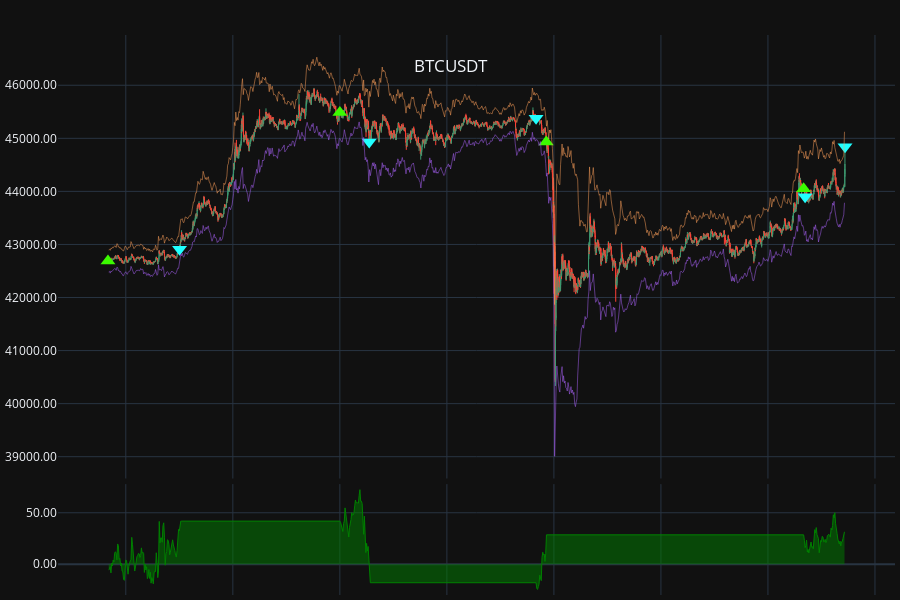
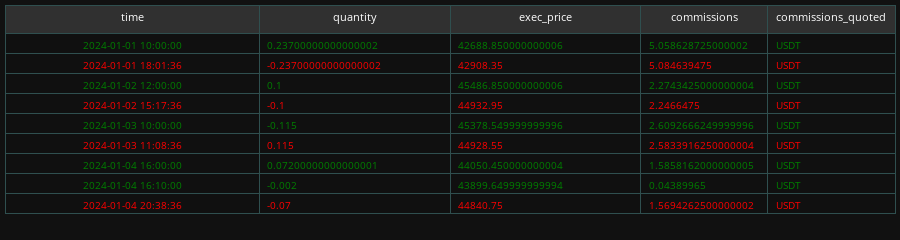

Source (notebook cell) for these figures, in order:
### Code cell
chart_signals(rep[0], "BTCUSDT", ohlc_pd1, overlay=[
    ohlc_pd.close - 5*pta.atr(ohlc_pd, 32),
    ohlc_pd.close + 5*pta.atr(ohlc_pd, 32),
], info=0)

### Figure 1 — Plotly figure (JSON) as saved in the notebook; plotly's stock layout.template omitted (floating-point values rounded to 4 significant figures; data arrays with more than 128 entries replaced by an {"elided": "..."} marker saying what was removed)
{"data": [{"close": {"elided": "4958 float values"}, "high": {"elided": "4958 float values"}, "line": {"width": 1}, "low": {"elided": "4958 float values"}, "name": "Master_0", "open": {"elided": "4958 float values"}, "type": "candlestick", "uid": "17fac33f-14a3-4044-9390-cb56b1e7357a", "x": {"elided": "4958 str values"}, "xaxis": "x", "yaxis": "y"}, {"marker": {"color": "#3cfa00", "size": 13, "symbol": "triangle-up"}, "mode": "markers", "name": "BOT", "type": "scatter", "uid": "e552eb1c-00d2-48d2-affd-193b3a5b6e59", "x": ["2024-01-01T10:00:00.001000", "2024-01-02T12:00:00.001000", "2024-01-03T11:08:36", "2024-01-04T16:00:00.001000"], "xaxis": "x", "y": [42690.0, 45490.0, 44930.0, 44050.0], "yaxis": "y"}, {"marker": {"color": "#20ffff", "size": 13, "symbol": "triangle-down"}, "mode": "markers", "name": "SLD", "type": "scatter", "uid": "228dec70-c87f-4c44-bb34-428a3545339d", "x": ["2024-01-01T18:01:36", "2024-01-02T15:17:36", "2024-01-03T10:00:00.001000", "2024-01-04T16:10:00.001000", "2024-01-04T20:38:36"], "xaxis": "x", "y": [42910.0, 44930.0, 45380.0, 43900.0, 44840.0], "yaxis": "y"}, {"line": {"dash": "solid", "width": 0.5}, "mode": "lines", "name": "Master_2", "type": "scatter", "uid": "f3f4a46f-1d62-4748-a0fc-f50e2921767e", "x": {"elided": "991 str values"}, "xaxis": "x", "y": {"elided": "991 float values"}, "yaxis": "y"}, {"line": {"dash": "solid", "width": 0.5}, "mode": "lines", "name": "Master_3", "type": "scatter", "uid": "f532dfc2-74f7-4463-ba3d-f11840aecc15", "x": {"elided": "991 str values"}, "xaxis": "x", "y": {"elided": "991 float values"}, "yaxis": "y"}, {"fill": "tozeroy", "line": {"color": "green", "width": 1}, "mode": "lines", "name": "BTCUSDT_PnL", "type": "scatter", "uid": "e5239946-697f-46ce-ba2c-8ec0d6d2bde5", "x": {"elided": "991 str values"}, "xaxis": "x", "y": {"elided": "991 float values"}, "yaxis": "y2"}], "layout": {"dragmode": "zoom", "height": 600, "hoverdistance": 0, "hovermode": "x unified", "margin": {"b": 5, "l": 5, "r": 5, "t": 35}, "modebar": {"add": ["drawline", "drawopenpath", "drawrect", "eraseshape"]}, "newshape": {"line": {"color": "yellow", "width": 1}}, "showlegend": false, "title": {"text": " BTCUSDT", "x": 0.5, "xanchor": "center", "y": 0.9, "yanchor": "top"}, "xaxis": {"anchor": "y", "domain": [0, 1], "hoverformat": "%d-%b-%y %H:%M", "matches": "x2", "rangeslider": {"visible": false}, "showspikes": true, "showticklabels": false, "spikecolor": "#306020", "spikedash": "dot", "spikemode": "across", "spikesnap": "cursor", "spikethickness": 1}, "xaxis2": {"anchor": "y2", "domain": [0, 1], "showspikes": true, "spikecolor": "#306020", "spikedash": "dot", "spikemode": "across", "spikesnap": "cursor", "spikethickness": 1}, "yaxis": {"anchor": "x", "domain": [0.208, 1], "hoverformat": ".2f", "spikecolor": "#306020", "spikesnap": "cursor", "spikethickness": 1, "tickformat": ".2f"}, "yaxis2": {"anchor": "x2", "domain": [0, 0.198], "spikecolor": "#306020", "spikesnap": "cursor", "spikethickness": 1, "tickformat": ".2f"}}}

### Figure 2 — Plotly figure (JSON) as saved in the notebook; plotly's stock layout.template omitted (floating-point values rounded to 4 significant figures)
{"data": [{"cells": {"align": ["center", "left"], "fill": {"color": "#101010"}, "font": {"color": [["green", "red", "green", "red", "green", "red", "green", "green", "red"]], "size": 10}, "line": {"color": "darkslategray"}, "values": [["2024-01-01 10:00:00", "2024-01-01 18:01:36", "2024-01-02 12:00:00", "2024-01-02 15:17:36", "2024-01-03 10:00:00", "2024-01-03 11:08:36", "2024-01-04 16:00:00", "2024-01-04 16:10:00", "2024-01-04 20:38:36"], [0.237, -0.237, 0.1, -0.1, -0.115, 0.115, 0.072, -0.002, -0.07], [42690.0, 42910.0, 45490.0, 44930.0, 45380.0, 44930.0, 44050.0, 43900.0, 44840.0], [5.059, 5.085, 2.274, 2.247, 2.609, 2.583, 1.586, 0.0439, 1.569], ["USDT", "USDT", "USDT", "USDT", "USDT", "USDT", "USDT", "USDT", "USDT"]]}, "columnwidth": [200, 150, 150, 100, 100], "header": {"fill": {"color": "#303030"}, "font": {"color": "white", "size": 11}, "line": {"color": "darkslategray"}, "values": ["time", "quantity", "exec_price", "commissions", "commissions_quoted"]}, "type": "table", "uid": "8740ee1e-c984-46e9-9855-420d0183100e"}], "layout": {"height": 200, "margin": {"b": 5, "l": 5, "r": 5, "t": 5}}}
